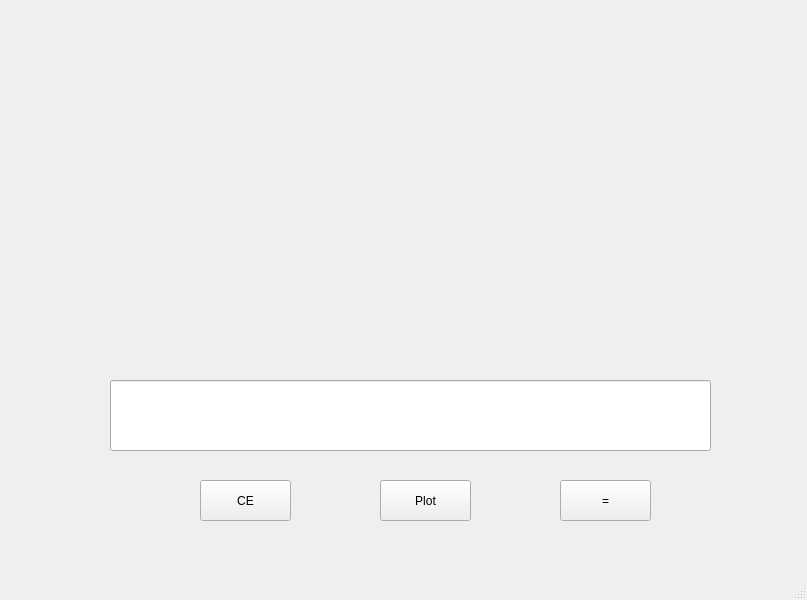
<?xml version="1.0" encoding="UTF-8"?>
<ui version="4.0">
 <class>MainWindow</class>
 <widget class="QMainWindow" name="MainWindow">
  <property name="geometry">
   <rect>
    <x>0</x>
    <y>0</y>
    <width>807</width>
    <height>600</height>
   </rect>
  </property>
  <property name="windowTitle">
   <string>MainWindow</string>
  </property>
  <widget class="QWidget" name="centralwidget">
   <widget class="QPushButton" name="plotButton">
    <property name="geometry">
     <rect>
      <x>380</x>
      <y>480</y>
      <width>91</width>
      <height>41</height>
     </rect>
    </property>
    <property name="text">
     <string>Plot</string>
    </property>
   </widget>
   <widget class="QWidget" name="plotWidget_2" native="true">
    <property name="geometry">
     <rect>
      <x>110</x>
      <y>20</y>
      <width>601</width>
      <height>331</height>
     </rect>
    </property>
   </widget>
   <widget class="QLineEdit" name="lineEdit">
    <property name="geometry">
     <rect>
      <x>110</x>
      <y>380</y>
      <width>601</width>
      <height>71</height>
     </rect>
    </property>
   </widget>
   <widget class="QPushButton" name="clearButton">
    <property name="geometry">
     <rect>
      <x>200</x>
      <y>480</y>
      <width>91</width>
      <height>41</height>
     </rect>
    </property>
    <property name="text">
     <string>CE</string>
    </property>
   </widget>
   <widget class="QPushButton" name="equalButton">
    <property name="geometry">
     <rect>
      <x>560</x>
      <y>480</y>
      <width>91</width>
      <height>41</height>
     </rect>
    </property>
    <property name="text">
     <string>=</string>
    </property>
   </widget>
  </widget>
  <widget class="QMenuBar" name="menubar">
   <property name="geometry">
    <rect>
     <x>0</x>
     <y>0</y>
     <width>807</width>
     <height>22</height>
    </rect>
   </property>
  </widget>
  <widget class="QStatusBar" name="statusbar"/>
 </widget>
 <resources/>
 <connections/>
</ui>
